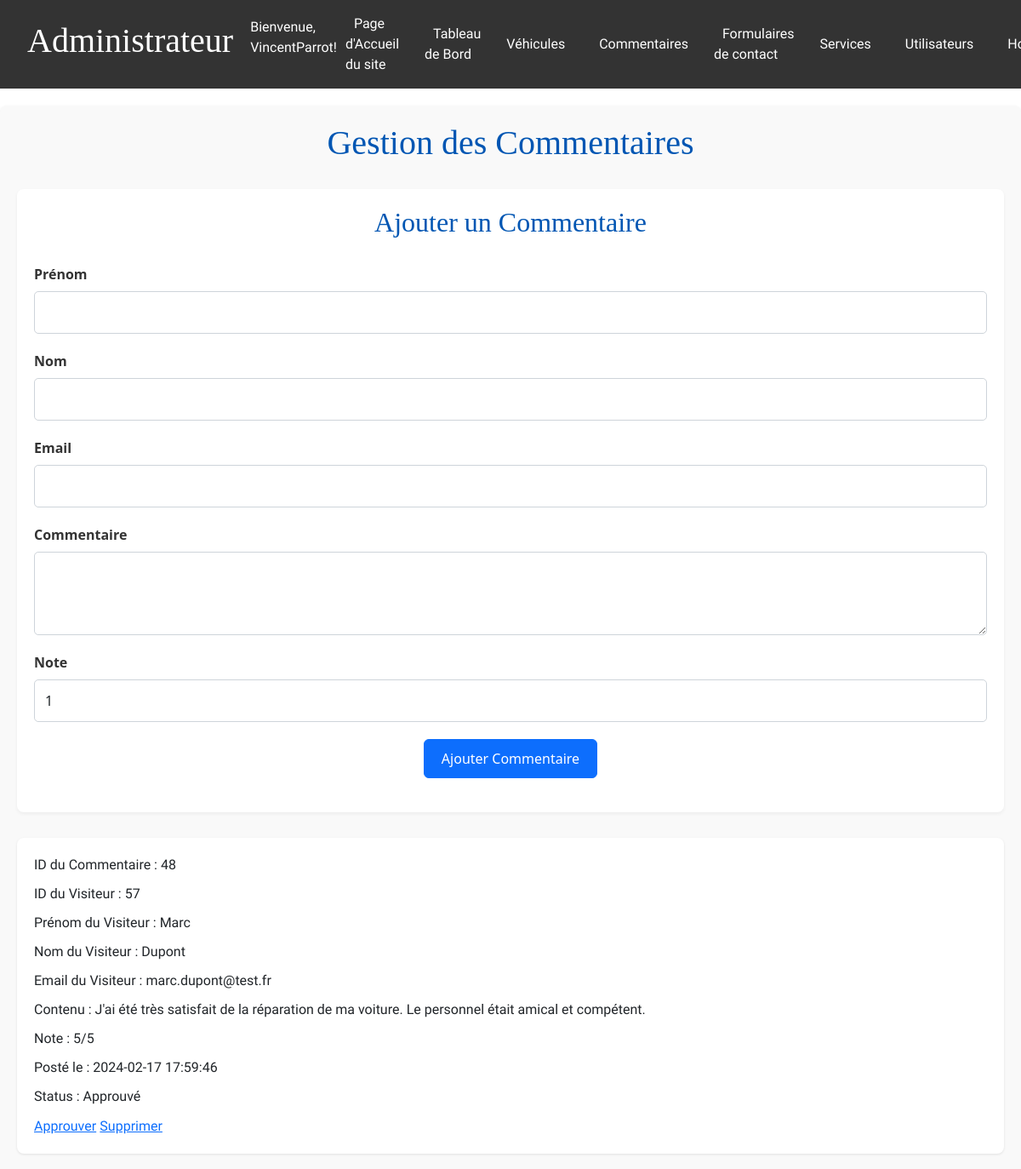
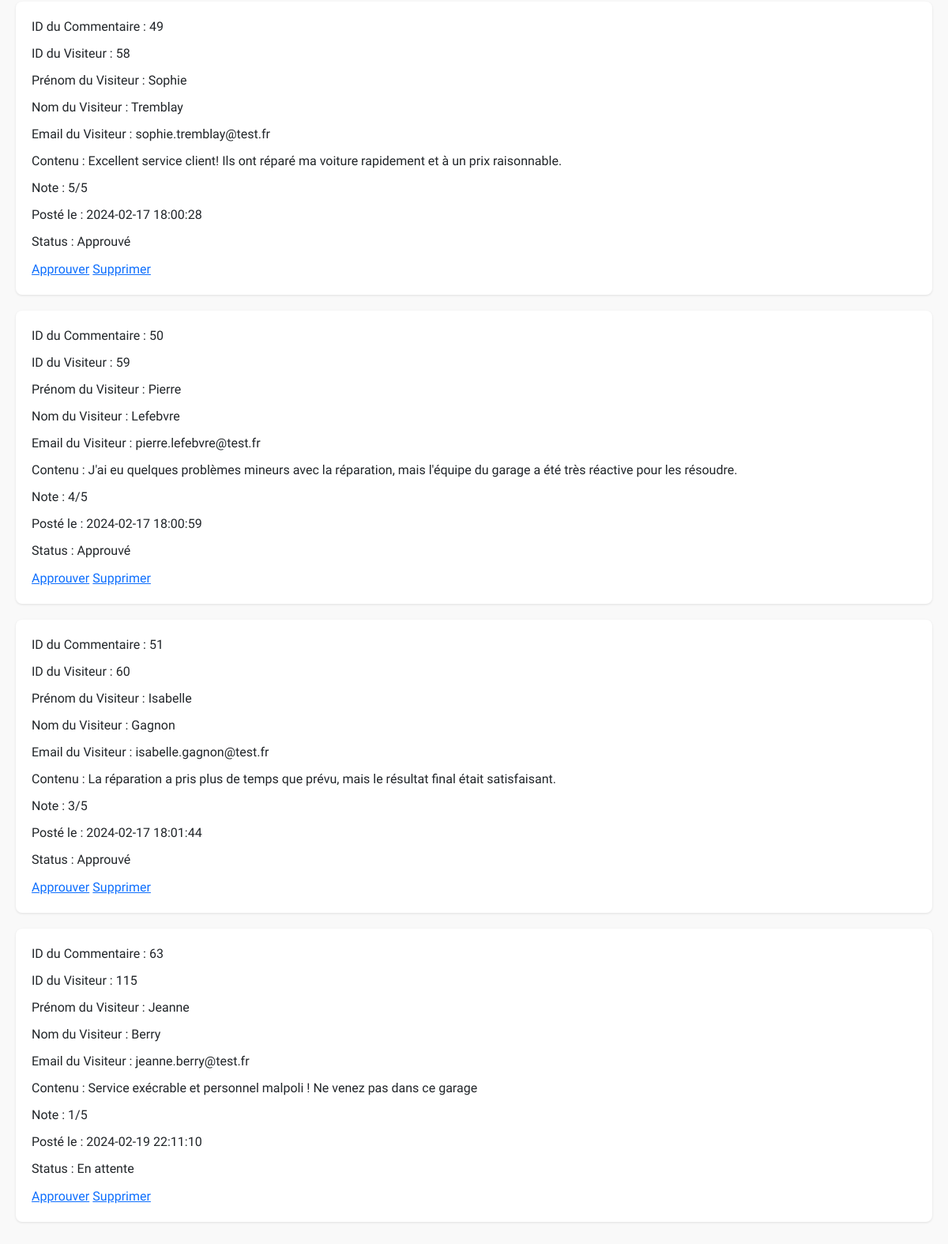
Page /admin/manage_comments.php (signed in) on the committed database (2 pictures, top to bottom).
### tables this page shows
CREATE TABLE IF NOT EXISTS `comments` (
  `id` int(11) NOT NULL AUTO_INCREMENT,
  `visitor_id` int(11) DEFAULT NULL,
  `firstname` varchar(255) DEFAULT NULL,
  `lastname` varchar(255) DEFAULT NULL,
  `content` text DEFAULT NULL,
  `is_approved` tinyint(1) DEFAULT 0,
  `rating` int(11) DEFAULT NULL,
  `submitted_at` datetime DEFAULT NULL,
  PRIMARY KEY (`id`),
  KEY `fk_visitor_id` (`visitor_id`)
);

CREATE TABLE IF NOT EXISTS `visitors` (
  `id` int(11) NOT NULL AUTO_INCREMENT,
  `firstname` varchar(255) DEFAULT NULL,
  `lastname` varchar(255) DEFAULT NULL,
  `email` varchar(100) DEFAULT NULL,
  PRIMARY KEY (`id`)
);

### admin/manage_comments.php (the view, shortened to what this page needs)
<?php
require_once '../includes/db.php';
$firstname = $lastname = $email = $content = $rating = '';
$stmt = $conn->query("SELECT comments.*, visitors.id AS visitor_id, visitors.firstname, visitors.lastname, visitors.email FROM comments JOIN visitors ON comments.visitor_id = visitors.id");
$comments = $stmt->fetchAll();
require_once '../includes/admin_header.php';
?>
<!DOCTYPE html>
<html lang="fr">
<head>
    <link rel="stylesheet" href="../css/global.css">
    <link rel="stylesheet" href="../css/admin.css">
    <link href="https://stackpath.bootstrapcdn.com/bootstrap/5.2.3/css/bootstrap.min.css" rel="stylesheet">
</head>
<body>
    <main>
        <section class="admin-comments-management">
            <h1>Gestion des Commentaires</h1>
            <div class="add-comment-form">
                <h2>Ajouter un Commentaire</h2>
                <form action="manage_comments.php" method="post">
                    <div class="mb-3">
                        <label for="firstname" class="form-label">Prénom</label>
                        <input type="text" class="form-control" id="firstname" name="firstname" value="<?php echo htmlspecialchars($firstname); ?>" required>
                    </div>
                    <div class="mb-3">
                        <label for="lastname" class="form-label">Nom</label>
                        <input type="text" class="form-control" id="lastname" name="lastname" value="<?php echo htmlspecialchars($lastname); ?>" required>
                    </div>
                    <div class="mb-3">
                        <label for="email" class="form-label">Email</label>
                        <input type="email" class="form-control" id="email" name="email" value="<?php echo htmlspecialchars($email); ?>" required>
                    </div>
                    <div class="mb-3">
                        <label for="content" class="form-label">Commentaire</label>
                        <textarea class="form-control" id="content" name="content" rows="3" required><?php echo htmlspecialchars($content); ?></textarea>
                    </div>
                    <div class="mb-3">
                        <label for="rating" class="form-label">Note</label>
                        <select class="form-control" id="rating" name="rating" required>
                            <option value="1" <?php echo ($rating == 1) ? 'selected' : ''; ?>>1</option>
                        </select>
                    </div>
                    <button type="submit" class="btn btn-primary">Ajouter Commentaire</button>
                </form>
            </div>
            <?php foreach ($comments as $comment): ?>
                <div class="comment">
                    <p>ID du Commentaire : <?php echo $comment['id']; ?></p>
                    <p>ID du Visiteur : <?php echo $comment['visitor_id']; ?></p>
                    <p>Prénom du Visiteur : <?php echo htmlspecialchars($comment['firstname']); ?></p>
                    <p>Nom du Visiteur : <?php echo htmlspecialchars($comment['lastname']); ?></p>
                    <p>Email du Visiteur : <?php echo htmlspecialchars($comment['email']); ?></p>
                    <p>Contenu : <?php echo htmlspecialchars($comment['content']); ?></p>
                    <p>Note : <?php echo $comment['rating']; ?>/5</p>
                    <p>Posté le : <?php echo $comment['submitted_at']; ?></p>
                    <p>Status : <?php echo $comment['is_approved'] ? 'Approuvé' : 'En attente'; ?></p>
                    <a href="approve_comment.php?id=<?php echo $comment['id']; ?>">Approuver</a>
                    <a href="delete_comment.php?id=<?= $comment['id']; ?>" onclick="return confirm('Êtes-vous sûr de vouloir supprimer ce commentaire ?');">Supprimer</a>
                </div>
            <?php endforeach; ?>
        </section>
    </main>
</body>
</html>

### css/global.css (style rules this page uses)
body, html { margin: 0; padding: 0; font-family: 'Fira Sans', sans-serif; overflow-x: hidden; overflow-y: auto; }
h1, h2, h3, h4, h5, h6 { font-family: 'Playfair Display', serif; font-weight: 700; }
p, li, a { font-family: 'Fira Sans', sans-serif; }

### css/admin.css (style rules this page uses)
.admin-cars-management h1, h2 { color: #007bff; text-align: center; margin-bottom: 1rem; }
.admin-comments-management { background: #f9f9f9; padding: 20px; border-radius: 8px; box-shadow: 0 2px 4px rgba(0,0,0,0.1); margin: 20px auto; width: auto; }
.admin-comments-management h1, .admin-comments-management h2 { color: #0056b3; text-align: center; margin-bottom: 30px; }
.add-comment-form { background-color: #ffffff; padding: 20px; border-radius: 8px; box-shadow: 0 2px 4px rgba(0,0,0,0.05); margin-bottom: 30px; }
.add-comment-form label { font-weight: 600; color: #333; margin-top: 10px; margin-bottom: 8px; display: block; transition: color 0.2s; }
.add-comment-form input[type="text"], .add-comment-form input[type="email"], .add-comment-form select, .add-comment-form textarea { width: 100%; padding: 12px; margin-bottom: 20px; border: 1px solid #ced4da; border-radius: 5px; font-size: 1rem; transition: border-color 0.2s, box-shadow 0.2s; }
.add-comment-form button { width: auto; padding: 10px 20px; font-size: 16px; display: block; margin: 20px auto; }
.comment { background-color: #ffffff; padding: 20px; border-radius: 8px; box-shadow: 0 1px 3px rgba(0,0,0,0.1); margin-bottom: 20px; }
.comment p { margin-bottom: 10px; }

### rows in the picture
comments: id "48", visitor "57", visitor.firstname "Marc", visitor.lastname "Dupont", visitor.email "marc.dupont@test.fr", content "J'ai été très satisfait de la réparation de ma voiture. Le personnel était amical et compétent.", rating "5", submitted_at "2024-02-17 17:59:46", is_approved "Approuvé"
comments: id "49", visitor "58", visitor.firstname "Sophie", visitor.lastname "Tremblay", visitor.email "sophie.tremblay@test.fr", content "Excellent service client! Ils ont réparé ma voiture rapidement et à un prix raisonnable.", rating "5", submitted_at "2024-02-17 18:00:28", is_approved "Approuvé"
comments: id "50", visitor "59", visitor.firstname "Pierre", visitor.lastname "Lefebvre", visitor.email "pierre.lefebvre@test.fr", content "J'ai eu quelques problèmes mineurs avec la réparation, mais l'équipe du garage a été très réactive pour les résoudre.", rating "4", submitted_at "2024-02-17 18:00:59", is_approved "Approuvé"
comments: id "51", visitor "60", visitor.firstname "Isabelle", visitor.lastname "Gagnon", visitor.email "isabelle.gagnon@test.fr", content "La réparation a pris plus de temps que prévu, mais le résultat final était satisfaisant.", rating "3", submitted_at "2024-02-17 18:01:44", is_approved "Approuvé"
comments: id "63", visitor "115", visitor.firstname "Jeanne", visitor.lastname "Berry", visitor.email "jeanne.berry@test.fr", content "Service exécrable et personnel malpoli ! Ne venez pas dans ce garage", rating "1", submitted_at "2024-02-19 22:11:10", is_approved "En attente"

### other values in the picture
$pageTitle "Administrateur"
$username "VincentParrot"
